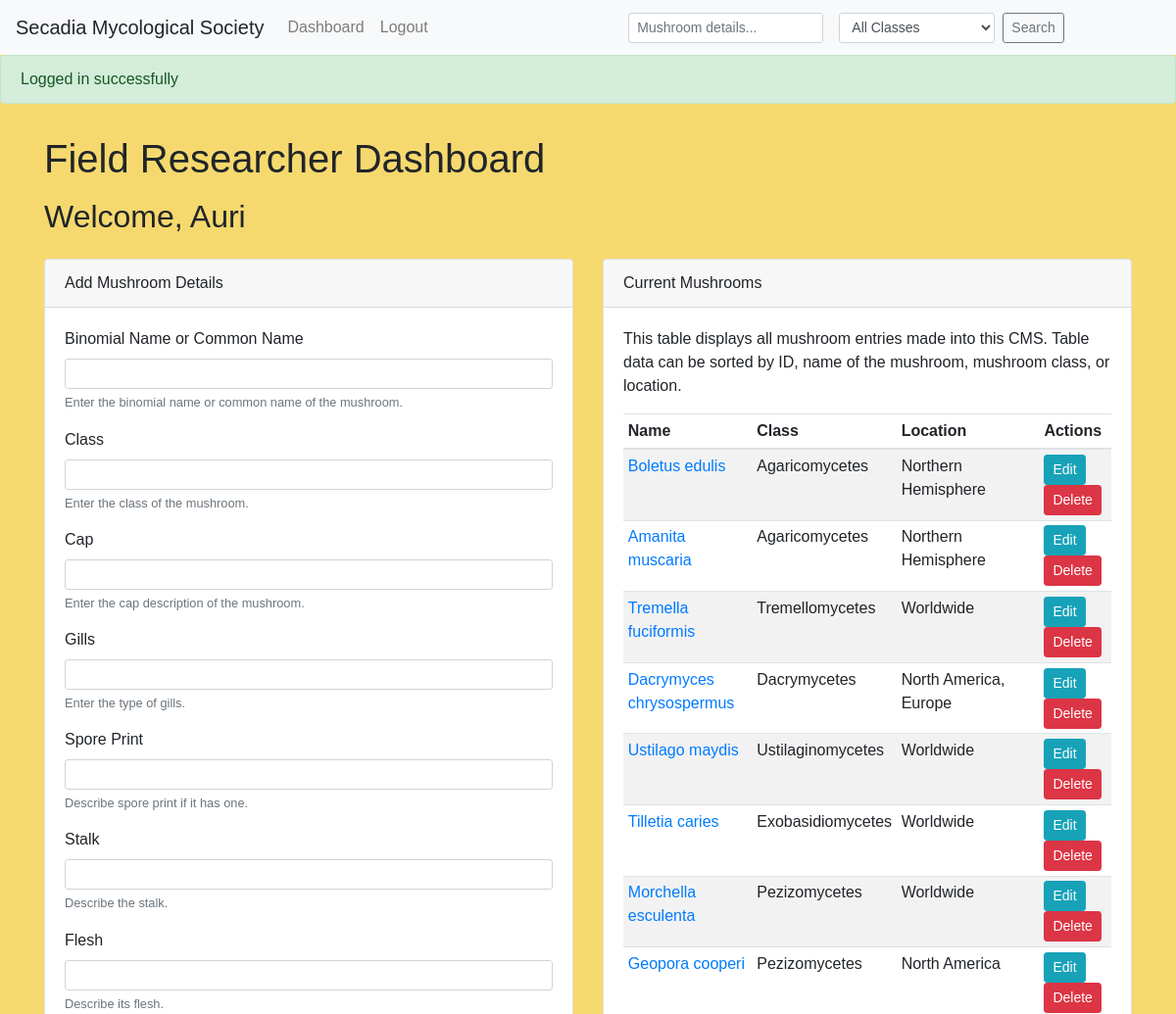
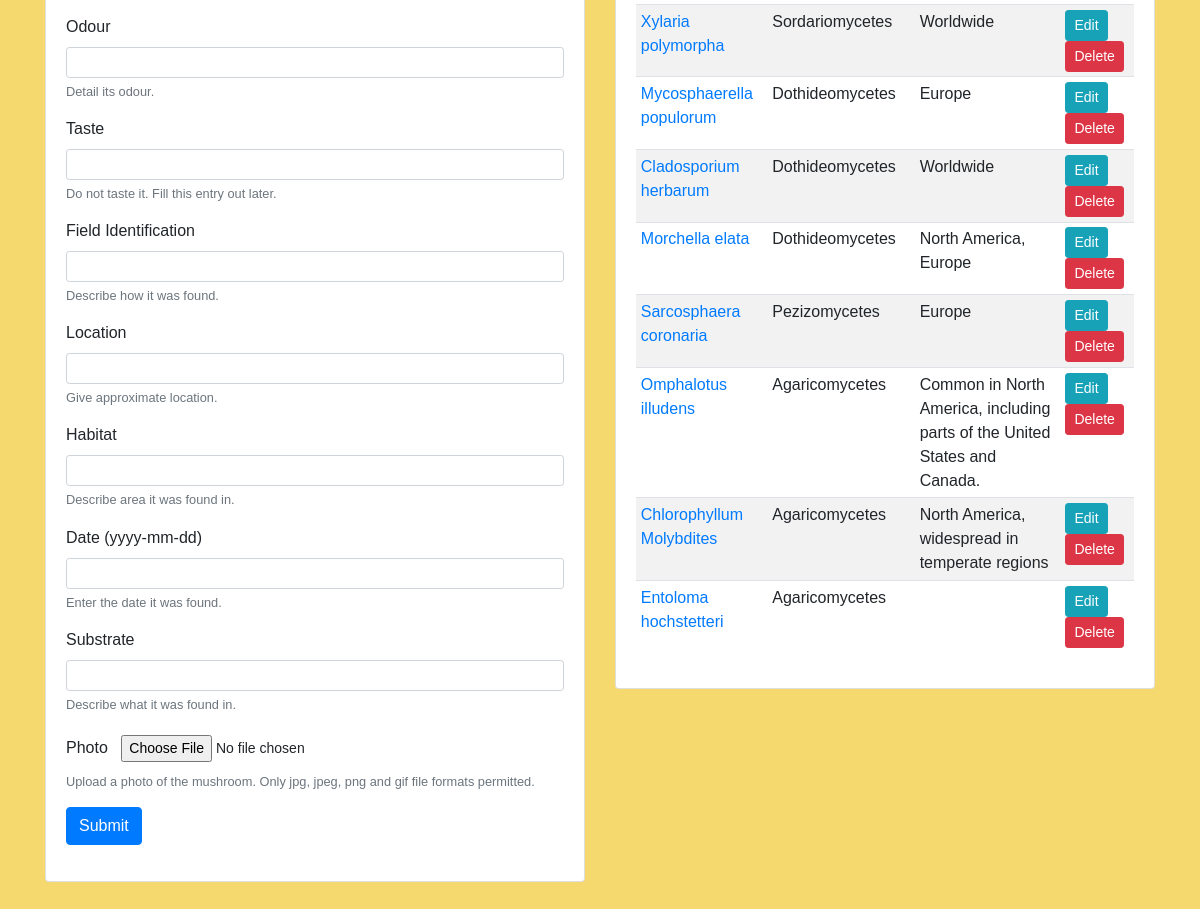
/field_researcher_dashboard.php (signed in), run on the app's committed database (2 pictures, top to bottom).
### tables this page shows
CREATE TABLE `locations` (
  `LocationID` int(11) UNSIGNED NOT NULL,
  `MushroomID` int(11) UNSIGNED DEFAULT NULL,
  `Locality` varchar(255) DEFAULT NULL,
  `Habitat` varchar(255) DEFAULT NULL,
  `Date` date DEFAULT NULL
);

CREATE TABLE `mushroom_details` (
  `MushroomID` int(11) UNSIGNED NOT NULL,
  `Name` varchar(255) DEFAULT NULL,
  `UserID` int(11) UNSIGNED DEFAULT NULL,
  `Class` varchar(255) DEFAULT NULL,
  `Cap` varchar(255) DEFAULT NULL,
  `Gills` varchar(255) DEFAULT NULL,
  `SporePrint` varchar(255) DEFAULT NULL,
  `Stalk` varchar(255) DEFAULT NULL,
  `Flesh` varchar(255) DEFAULT NULL,
  `Odour` varchar(255) DEFAULT NULL,
  `Taste` varchar(255) DEFAULT NULL,
  `FieldIdentification` varchar(255) DEFAULT NULL
);

### field_researcher_dashboard.php (the view, shortened to what this page needs)
<?php
include 'header.php';
if (isset($_SESSION["success"])) {
    $success_message = $_SESSION["success"];
}
include_once 'connect.php';
$order = 'MushroomID';
$stmt = $db->prepare("SELECT mushroom_details.*, locations.Locality FROM mushroom_details LEFT JOIN locations ON mushroom_details.MushroomID = locations.LocationID ORDER BY " . $order);
$stmt->execute();
$mushrooms = $stmt->fetchAll();
?>
<!DOCTYPE html>
<html lang="en">
<head>
    <link href="https://maxcdn.bootstrapcdn.com/bootstrap/4.0.0/css/bootstrap.min.css" rel="stylesheet">
    <link rel="stylesheet" href="style.css">
    <link rel="stylesheet" type="text/css" href="https://cdn.datatables.net/v/dt/dt-1.11.4/datatables.min.css"/>
</head>
<body>
<?php if (isset($success_message)) : ?>
    <div class="alert alert-success" role="alert">
        <?php echo $success_message; ?>
    </div>
<?php endif; ?>
<div class="container py-3">
    <h1 class="mb-3">Field Researcher Dashboard</h1>
    <h2 class="mb-4">Welcome, <?php echo ucfirst(strtolower(htmlspecialchars($_SESSION["username"]))); ?></h2>
    <div class="row">
        <div class="col-12 col-md-6">
            <div class="card mb-4">
                <div class="card-header">Add Mushroom Details</div>
                <div class="card-body">
                    <form action="enter_mushroom.php" method="post" enctype="multipart/form-data" class="form-group">
                        <div class="form-group">
                            <label for="name">Binomial Name or Common Name</label>
                            <input type="text" class="form-control form-control-sm" id="name" name="name" required>
                            <small id="nameHelp" class="form-text text-muted">Enter the binomial name or common name of the mushroom.</small>
                        </div>
                        <div class="form-group">
                            <label for="class">Class</label>
                            <input type="text" class="form-control form-control-sm" id="class" name="class" required>
                            <small id="classHelp" class="form-text text-muted">Enter the class of the mushroom.</small>
                        </div>
                        <div class="form-group">
                            <label for="cap">Cap</label>
                            <input type="text" class="form-control form-control-sm" id="cap" name="cap" required>
                            <small id="capHelp" class="form-text text-muted">Enter the cap description of the mushroom.</small>
                        </div>
                        <div class="form-group">
                            <label for="gills">Gills</label>
                            <input type="text" class="form-control form-control-sm" id="gills" name="gills">
                            <small id="capHelp" class="form-text text-muted">Enter the type of gills.</small>
                        </div>
                        <div class="form-group">
                            <label for="spore_print">Spore Print</label>
                            <input type="text" class="form-control form-control-sm" id="spore_print" name="spore_print">
                            <small id="capHelp" class="form-text text-muted">Describe spore print if it has one.</small>
                        </div>
                        <div class="form-group">
                            <label for="stalk">Stalk</label>
                            <input type="text" class="form-control form-control-sm" id="stalk" name="stalk">
                            <small id="capHelp" class="form-text text-muted">Describe the stalk.</small>
                        </div>
                        <div class="form-group">
                            <label for="flesh">Flesh</label>
                            <input type="text" class="form-control form-control-sm" id="flesh" name="flesh">
                            <small id="capHelp" class="form-text text-muted">Describe its flesh.</small>
                        </div>
                        <div class="form-group">
                            <label for="odour">Odour</label>
                            <input type="text" class="form-control form-control-sm" id="odour" name="odour">
                            <small id="capHelp" class="form-text text-muted">Detail its odour.</small>
                        </div>
                        <div class="form-group">
                            <label for="taste">Taste</label>
                            <input type="text" class="form-control form-control-sm" id="taste" name="taste">
                            <small id="capHelp" class="form-text text-muted">Do not taste it. Fill this entry out later.</small>
                        </div>
                        <div class="form-group">
                            <label for="field_identification">Field Identification</label>
                            <input type="text" class="form-control form-control-sm" id="field_identification" name="field_identification">
                            <small id="capHelp" class="form-text text-muted">Describe how it was found.</small>
                        </div>
                        <div class="form-group">
                            <label for="location">Location</label>
                            <input type="text" class="form-control form-control-sm" id="location" name="location">
                            <small id="capHelp" class="form-text text-muted">Give approximate location.</small>
                        </div>
                        <div class="form-group">
                            <label for="habitat">Habitat</label>
                            <input type="text" class="form-control form-control-sm" id="habitat" name="habitat">
                            <small id="capHelp" class="form-text text-muted">Describe area it was found in.</small>
                        </div>
                        <div class="form-group">
                            <label for="date">Date (yyyy-mm-dd)</label>
                            <input type="text" class="form-control form-control-sm" id="date" name="date">
                            <small id="capHelp" class="form-text text-muted">Enter the date it was found.</small>
                        </div>
                        <div class="form-group">
                            <label for="substrate">Substrate</label>
                            <input type="text" class="form-control form-control-sm" id="substrate" name="substrate">
                            <small id="capHelp" class="form-text text-muted">Describe what it was found in.</small>
                        </div>
                        <div class="form-group">
                            <label for="photo">Photo</label>
                            <input type="file" class="btn btn-sm" id="photo" name="photo">
                            <small id="capHelp" class="form-text text-muted">Upload a photo of the mushroom. Only jpg, jpeg, png and gif file formats permitted.</small>
                        </div>
                        <div class="form-group">
                            <input type="submit" value="Submit" class="btn btn-primary">
                        </div>
                    </form>
                </div>
            </div>
        </div>
        <div class="col-12 col-md-6">
            <div class="card mb-4">
                <div class="card-header">Current Mushrooms</div>
                <div class="card-body">
                    <p>This table displays all mushroom entries made into this CMS. Table data can be sorted by ID, name of the mushroom, mushroom class, or location.</p>
                    <div class="table-responsive">
                        <table class="table table-striped table-sm" id="mushroomsTable">
                            <thead>
                            <tr>
                                <th scope="col">Name</th>
                                <th scope="col">Class</th>
                                <th scope="col">Location</th>
                                <th scope="col">Actions</th>
                            </tr>
                            </thead>
                            <tbody>
                            <?php foreach ($mushrooms as $mushroom): ?>
                                <tr>
                                    <td><a href="view_mushroom.php?MushroomID=<?php echo $mushroom['MushroomID']; ?>"><?php echo $mushroom['Name']; ?></a></td>
                                    <td><?php echo $mushroom['Class']; ?></td>
                                    <td><?php echo $mushroom['Locality']; ?></td>
                                    <td>
                                        <a class="btn btn-info btn-sm" href="edit_mushroom.php?MushroomID=<?php echo $mushroom['MushroomID']; ?>">Edit</a>
                                        <a class="btn btn-danger btn-sm" href="delete_mushroom.php?MushroomID=<?php echo $mushroom['MushroomID']; ?>" onclick="return confirm('Are you sure you want to delete this entry?');">Delete</a>
                                    </td>
                                </tr>
                            <?php endforeach; ?>
                            </tbody>
                        </table>
                    </div>
                </div>
            </div>
        </div>
    </div>
</div>
</body>
</html>

### style.css (style rules this page uses)
body { font-family: Arial, sans-serif; margin: 0; padding: 0; background-color: #F6D96E; }
.card { background-color: #ffff; }

### data on the page
locations: MushroomID.Name "Boletus edulis", MushroomID.Class "Agaricomycetes", Locality "Northern Hemisphere"
locations: MushroomID.Name "Amanita muscaria", MushroomID.Class "Agaricomycetes", Locality "Northern Hemisphere"
locations: MushroomID.Name "Tremella fuciformis", MushroomID.Class "Tremellomycetes", Locality "Worldwide"
locations: MushroomID.Name "Dacrymyces chrysospermus", MushroomID.Class "Dacrymycetes", Locality "North America, Europe"
locations: MushroomID.Name "Ustilago maydis", MushroomID.Class "Ustilaginomycetes", Locality "Worldwide"
locations: MushroomID.Name "Tilletia caries", MushroomID.Class "Exobasidiomycetes", Locality "Worldwide"
locations: MushroomID.Name "Morchella esculenta", MushroomID.Class "Pezizomycetes", Locality "Worldwide"
locations: MushroomID.Name "Geopora cooperi", MushroomID.Class "Pezizomycetes", Locality "North America"
locations: MushroomID.Name "Xylaria polymorpha", MushroomID.Class "Sordariomycetes", Locality "Worldwide"
locations: MushroomID.Name "Mycosphaerella populorum", MushroomID.Class "Dothideomycetes", Locality "Europe"
locations: MushroomID.Name "Cladosporium herbarum", MushroomID.Class "Dothideomycetes", Locality "Worldwide"
locations: MushroomID.Name "Morchella elata", MushroomID.Class "Dothideomycetes", Locality "North America, Europe"
locations: MushroomID.Name "Sarcosphaera coronaria", MushroomID.Class "Pezizomycetes", Locality "Europe"
locations: MushroomID.Name "Omphalotus illudens", MushroomID.Class "Agaricomycetes", Locality "Common in North America, including parts of the United States and Canada."
locations: MushroomID.Name "Chlorophyllum Molybdites", MushroomID.Class "Agaricomycetes", Locality "North America, widespread in temperate regions"
locations: MushroomID.Name "Entoloma hochstetteri", MushroomID.Class "Agaricomycetes"

### other printed values
$success_message "Logged in successfully"
$_SESSION["username"] "Auri"
